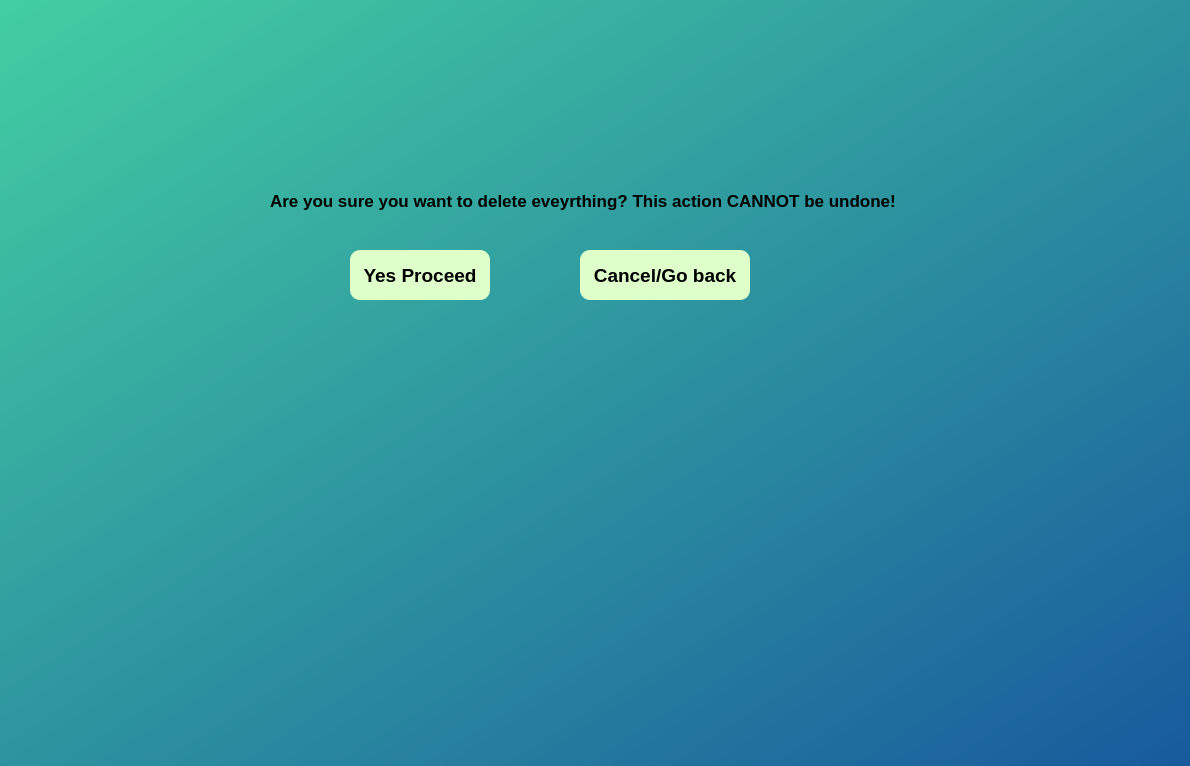
<?xml version="1.0" encoding="UTF-8"?>
<ui version="4.0">
 <class>Dialog</class>
 <widget class="QDialog" name="Dialog">
  <property name="geometry">
   <rect>
    <x>0</x>
    <y>0</y>
    <width>1190</width>
    <height>766</height>
   </rect>
  </property>
  <property name="windowTitle">
   <string>Dialog</string>
  </property>
  <property name="styleSheet">
   <string notr="true">QDialog#Dialog{
background-color: qlineargradient(spread:pad, x1:0, y1:0, x2:1, y2:1, stop:0 rgba(67, 206, 162, 1), stop:1 rgba(24, 90, 157, 1));
}</string>
  </property>
  <widget class="QPushButton" name="proceedButton">
   <property name="geometry">
    <rect>
     <x>350</x>
     <y>250</y>
     <width>140</width>
     <height>50</height>
    </rect>
   </property>
   <property name="font">
    <font>
     <pointsize>14</pointsize>
     <weight>75</weight>
     <bold>true</bold>
    </font>
   </property>
   <property name="styleSheet">
    <string notr="true">QPushButton{
background-color: rgb(222, 255, 201); font-size: 14pt;
border-radius: 10px;
}

QPushButton:hover{
	background-color: rgb(85, 255, 255);
}</string>
   </property>
   <property name="text">
    <string>Yes Proceed</string>
   </property>
  </widget>
  <widget class="QPushButton" name="cancelButton">
   <property name="geometry">
    <rect>
     <x>580</x>
     <y>250</y>
     <width>170</width>
     <height>50</height>
    </rect>
   </property>
   <property name="font">
    <font>
     <pointsize>14</pointsize>
     <weight>75</weight>
     <bold>true</bold>
    </font>
   </property>
   <property name="styleSheet">
    <string notr="true">QPushButton{
background-color: rgb(222, 255, 201); font-size: 14pt;
border-radius: 10px;
}

QPushButton:hover{
	background-color: rgb(255, 83, 83);
}</string>
   </property>
   <property name="text">
    <string>Cancel/Go back</string>
   </property>
  </widget>
  <widget class="QLabel" name="warning">
   <property name="geometry">
    <rect>
     <x>270</x>
     <y>170</y>
     <width>801</width>
     <height>61</height>
    </rect>
   </property>
   <property name="font">
    <font>
     <pointsize>13</pointsize>
     <weight>75</weight>
     <bold>true</bold>
    </font>
   </property>
   <property name="text">
    <string>Are you sure you want to delete eveyrthing? This action CANNOT be undone!</string>
   </property>
  </widget>
 </widget>
 <resources/>
 <connections/>
</ui>
